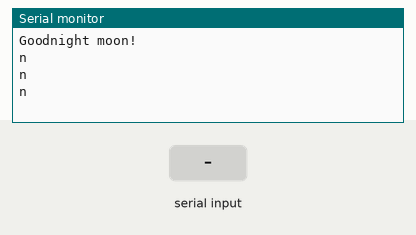
Simulated run of this sketch. Board: Arduino Leonardo, built with avr-gcc and run on an emulated ATmega32U4. Parts: the last lines printed to the serial monitor. Inputs (shaded band) come from the test bench.

Above: at 3.8 s.
3.9 s: "1" received over the second serial link
At 5.9 s:
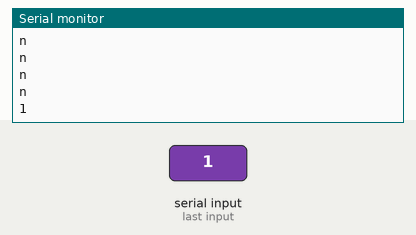
6.5 s: "0" received over the second serial link
8.0 s: "2" received over the second serial link
At 9.9 s:
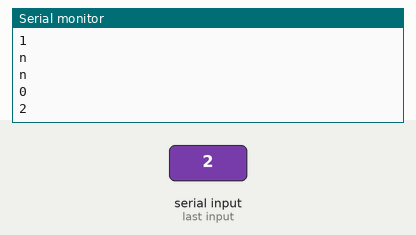

Measured:
- after the input at 3.9 s, the serial monitor: prints a new line after 1.1 s (image 1)
- after the input at 8.0 s, the serial monitor: prints a new line after 1.1 s (image 2)

The sketch:

bluetooth_ping.ino
```cpp
#include <SoftwareSerial.h>

SoftwareSerial mySerial(10, 11); // RX, TX

/*
 * This snippet will connect to a bluetooth device connected
 * to pins 10 and 11.  It will print 'n' once a second to anything
 * that reads from it.  If something writes to it, it will print out
 * what was written and then return to printing 'n'.
 */

void setup()
{
  // Open serial communications and wait for port to open:
  Serial.begin(9600);
  while (!Serial) {
    ; // wait for serial port to connect. Needed for Leonardo only
  }


  Serial.println("Goodnight moon!");

  // set the data rate for the SoftwareSerial port
  mySerial.begin(9600);
  mySerial.println("Hello, world?");
}

char btread = 'n';

void loop() // run over and over
{
   delay(1000);
   mySerial.println(btread);
   Serial.println(btread);
   btread = mySerial.read();

   if(btread == -1){
     btread = 'n';
   }
}
```
